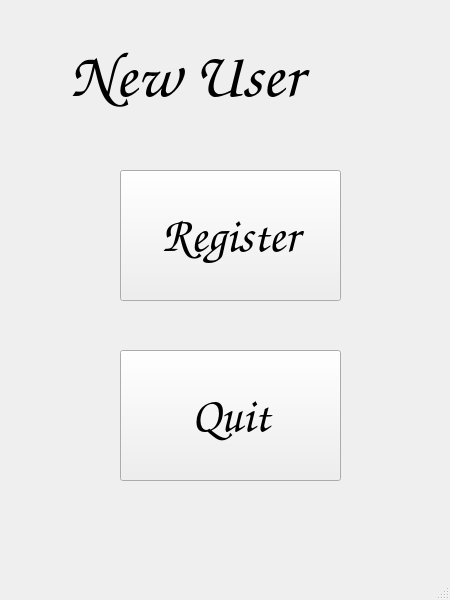
<?xml version="1.0" encoding="UTF-8"?>
<ui version="4.0">
 <class>MainWindow</class>
 <widget class="QMainWindow" name="MainWindow">
  <property name="geometry">
   <rect>
    <x>0</x>
    <y>0</y>
    <width>450</width>
    <height>600</height>
   </rect>
  </property>
  <property name="windowTitle">
   <string>MainWindow</string>
  </property>
  <widget class="QWidget" name="centralwidget">
   <widget class="QLabel" name="Welcome_banner">
    <property name="geometry">
     <rect>
      <x>70</x>
      <y>20</y>
      <width>301</width>
      <height>111</height>
     </rect>
    </property>
    <property name="font">
     <font>
      <family>Comic Sans MS</family>
      <pointsize>48</pointsize>
     </font>
    </property>
    <property name="text">
     <string>New User</string>
    </property>
   </widget>
   <widget class="QPushButton" name="Register">
    <property name="geometry">
     <rect>
      <x>120</x>
      <y>170</y>
      <width>221</width>
      <height>131</height>
     </rect>
    </property>
    <property name="font">
     <font>
      <family>Comic Sans MS</family>
      <pointsize>36</pointsize>
     </font>
    </property>
    <property name="text">
     <string>Register</string>
    </property>
   </widget>
   <widget class="QPushButton" name="Register_3">
    <property name="geometry">
     <rect>
      <x>120</x>
      <y>350</y>
      <width>221</width>
      <height>131</height>
     </rect>
    </property>
    <property name="font">
     <font>
      <family>Comic Sans MS</family>
      <pointsize>36</pointsize>
     </font>
    </property>
    <property name="text">
     <string>Quit</string>
    </property>
   </widget>
  </widget>
  <widget class="QStatusBar" name="statusbar"/>
 </widget>
 <resources/>
 <connections/>
</ui>
